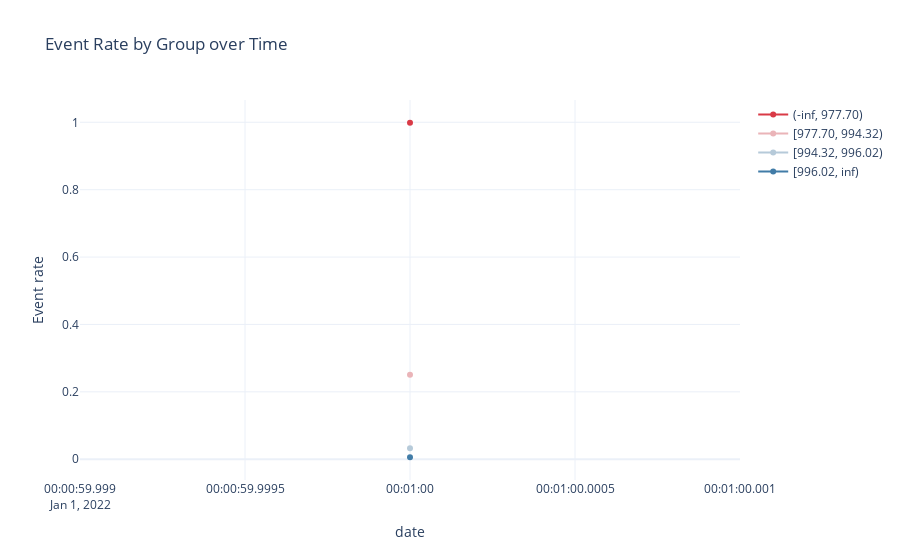
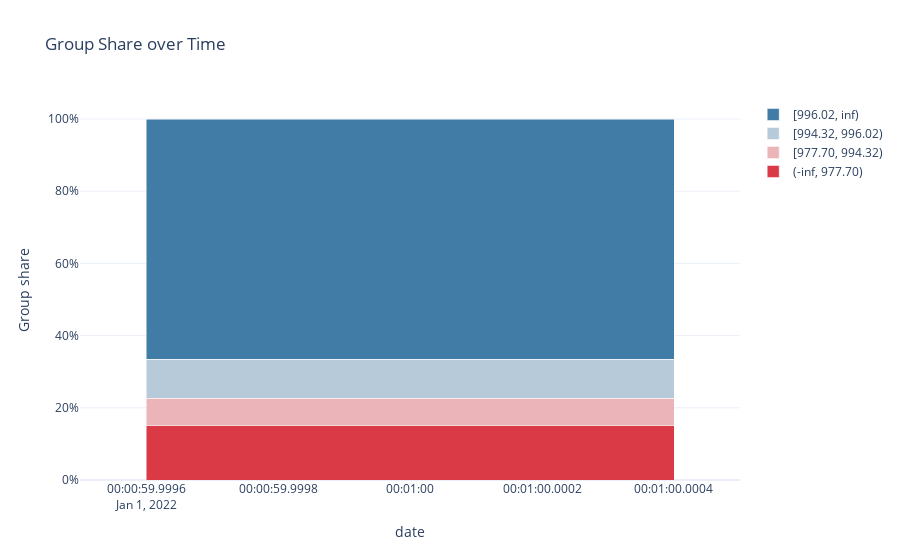

Notebook code for these charts, in order:
### Code cell
evaluator.plot_event_rate()

### Figure 1 — Plotly figure (JSON) as saved in the notebook; plotly's stock layout.template omitted (floating-point values rounded to 4 significant figures)
{"data": [{"line": {"color": "rgb(217,58,70)"}, "mode": "lines+markers", "name": "(-inf, 977.70)", "type": "scatter", "x": ["2022-01-01T00:01:00.000000000"], "y": [0.9987]}, {"line": {"color": "rgb(234,180,184)"}, "mode": "lines+markers", "name": "[977.70, 994.32)", "type": "scatter", "x": ["2022-01-01T00:01:00.000000000"], "y": [0.251]}, {"line": {"color": "rgb(182,202,217)"}, "mode": "lines+markers", "name": "[994.32, 996.02)", "type": "scatter", "x": ["2022-01-01T00:01:00.000000000"], "y": [0.03244]}, {"line": {"color": "rgb(65,124,167)"}, "mode": "lines+markers", "name": "[996.02, inf)", "type": "scatter", "x": ["2022-01-01T00:01:00.000000000"], "y": [0.005863]}], "layout": {"title": {"text": "Event Rate by Group over Time"}, "xaxis": {"title": {"text": "date"}}, "yaxis": {"title": {"text": "Event rate"}}}}

### Figure 2 — Plotly figure (JSON) as saved in the notebook; plotly's stock layout.template omitted (floating-point values rounded to 4 significant figures)
{"data": [{"marker": {"color": "rgb(217,58,70)"}, "name": "(-inf, 977.70)", "type": "bar", "x": ["2022-01-01T00:01:00.000000000"], "y": [0.1508]}, {"marker": {"color": "rgb(234,180,184)"}, "name": "[977.70, 994.32)", "type": "bar", "x": ["2022-01-01T00:01:00.000000000"], "y": [0.0761]}, {"marker": {"color": "rgb(182,202,217)"}, "name": "[994.32, 996.02)", "type": "bar", "x": ["2022-01-01T00:01:00.000000000"], "y": [0.1079]}, {"marker": {"color": "rgb(65,124,167)"}, "name": "[996.02, inf)", "type": "bar", "x": ["2022-01-01T00:01:00.000000000"], "y": [0.6652]}], "layout": {"barmode": "stack", "title": {"text": "Group Share over Time"}, "xaxis": {"title": {"text": "date"}}, "yaxis": {"tickformat": ".0%", "title": {"text": "Group share"}}}}
